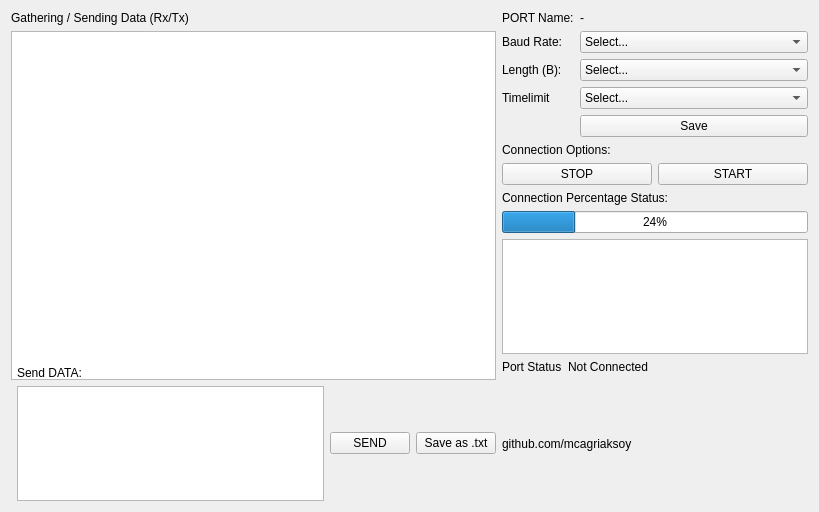
<?xml version="1.0" encoding="UTF-8"?>
<ui version="4.0">
 <class>serScreen</class>
 <widget class="QWidget" name="serScreen">
  <property name="geometry">
   <rect>
    <x>0</x>
    <y>0</y>
    <width>819</width>
    <height>512</height>
   </rect>
  </property>
  <property name="windowTitle">
   <string>Form</string>
  </property>
  <layout class="QGridLayout" name="gridLayout_2">
   <item row="0" column="0" rowspan="4" colspan="4">
    <layout class="QGridLayout" name="gridLayout">
     <item row="1" column="0">
      <widget class="QLabel" name="label_3">
       <property name="text">
        <string>Gathering / Sending Data (Rx/Tx)</string>
       </property>
      </widget>
     </item>
     <item row="2" column="0">
      <widget class="QTextEdit" name="textEdit_3"/>
     </item>
    </layout>
   </item>
   <item row="0" column="4">
    <layout class="QFormLayout" name="formLayout">
     <item row="0" column="0">
      <widget class="QLabel" name="label_2">
       <property name="text">
        <string>PORT Name:</string>
       </property>
      </widget>
     </item>
     <item row="1" column="0">
      <widget class="QLabel" name="label_6">
       <property name="text">
        <string>Baud Rate:</string>
       </property>
      </widget>
     </item>
     <item row="1" column="1">
      <widget class="QComboBox" name="comboBox_1">
       <item>
        <property name="text">
         <string>Select...</string>
        </property>
       </item>
       <item>
        <property name="text">
         <string>1200</string>
        </property>
       </item>
       <item>
        <property name="text">
         <string>2400</string>
        </property>
       </item>
       <item>
        <property name="text">
         <string>4800</string>
        </property>
       </item>
       <item>
        <property name="text">
         <string>9600</string>
        </property>
       </item>
       <item>
        <property name="text">
         <string>19200</string>
        </property>
       </item>
       <item>
        <property name="text">
         <string>38400</string>
        </property>
       </item>
       <item>
        <property name="text">
         <string>57600</string>
        </property>
       </item>
       <item>
        <property name="text">
         <string>115200</string>
        </property>
       </item>
      </widget>
     </item>
     <item row="2" column="0">
      <widget class="QLabel" name="label_7">
       <property name="text">
        <string>Length (B):</string>
       </property>
      </widget>
     </item>
     <item row="2" column="1">
      <widget class="QComboBox" name="comboBox_2">
       <item>
        <property name="text">
         <string>Select...</string>
        </property>
       </item>
       <item>
        <property name="text">
         <string>2</string>
        </property>
       </item>
       <item>
        <property name="text">
         <string>4</string>
        </property>
       </item>
       <item>
        <property name="text">
         <string>8</string>
        </property>
       </item>
       <item>
        <property name="text">
         <string>16</string>
        </property>
       </item>
       <item>
        <property name="text">
         <string>32</string>
        </property>
       </item>
       <item>
        <property name="text">
         <string>64</string>
        </property>
       </item>
      </widget>
     </item>
     <item row="0" column="1">
      <widget class="QLabel" name="label_11">
       <property name="text">
        <string>-</string>
       </property>
      </widget>
     </item>
     <item row="4" column="1">
      <widget class="QPushButton" name="pushButton_4">
       <property name="text">
        <string>Save</string>
       </property>
      </widget>
     </item>
     <item row="3" column="1">
      <widget class="QComboBox" name="comboBox">
       <item>
        <property name="text">
         <string>Select...</string>
        </property>
       </item>
       <item>
        <property name="text">
         <string>0</string>
        </property>
       </item>
       <item>
        <property name="text">
         <string>2</string>
        </property>
       </item>
       <item>
        <property name="text">
         <string>4</string>
        </property>
       </item>
       <item>
        <property name="text">
         <string>6</string>
        </property>
       </item>
       <item>
        <property name="text">
         <string>8</string>
        </property>
       </item>
       <item>
        <property name="text">
         <string>10</string>
        </property>
       </item>
       <item>
        <property name="text">
         <string>15</string>
        </property>
       </item>
       <item>
        <property name="text">
         <string>20</string>
        </property>
       </item>
      </widget>
     </item>
     <item row="3" column="0">
      <widget class="QLabel" name="label_12">
       <property name="text">
        <string>Timelimit</string>
       </property>
      </widget>
     </item>
    </layout>
   </item>
   <item row="1" column="4">
    <layout class="QVBoxLayout" name="verticalLayout">
     <item>
      <widget class="QLabel" name="label_10">
       <property name="text">
        <string>Connection Options:</string>
       </property>
      </widget>
     </item>
     <item>
      <layout class="QHBoxLayout" name="horizontalLayout_2">
       <item>
        <widget class="QPushButton" name="pushButton_2">
         <property name="text">
          <string>STOP</string>
         </property>
        </widget>
       </item>
       <item>
        <widget class="QPushButton" name="pushButton">
         <property name="text">
          <string>START</string>
         </property>
        </widget>
       </item>
      </layout>
     </item>
     <item>
      <widget class="QLabel" name="label_8">
       <property name="text">
        <string>Connection Percentage Status:</string>
       </property>
      </widget>
     </item>
     <item>
      <widget class="QProgressBar" name="progressBar">
       <property name="value">
        <number>24</number>
       </property>
      </widget>
     </item>
     <item>
      <widget class="QTextEdit" name="textEdit"/>
     </item>
    </layout>
   </item>
   <item row="2" column="4" rowspan="2">
    <layout class="QFormLayout" name="formLayout_2">
     <item row="0" column="0">
      <widget class="QLabel" name="label_4">
       <property name="text">
        <string>Port Status</string>
       </property>
      </widget>
     </item>
     <item row="0" column="1">
      <widget class="QLabel" name="label_5">
       <property name="styleSheet">
        <string notr="true"/>
       </property>
       <property name="text">
        <string>Not Connected</string>
       </property>
      </widget>
     </item>
    </layout>
   </item>
   <item row="3" column="1">
    <widget class="QLabel" name="label_9">
     <property name="text">
      <string>Send DATA:</string>
     </property>
    </widget>
   </item>
   <item row="4" column="1">
    <widget class="QTextEdit" name="textEdit_2"/>
   </item>
   <item row="4" column="2">
    <widget class="QPushButton" name="pushButton_3">
     <property name="text">
      <string>SEND</string>
     </property>
    </widget>
   </item>
   <item row="4" column="3">
    <widget class="QPushButton" name="pushButton_5">
     <property name="text">
      <string>Save as .txt</string>
     </property>
    </widget>
   </item>
   <item row="4" column="4">
    <widget class="QLabel" name="label">
     <property name="text">
      <string>github.com/mcagriaksoy</string>
     </property>
    </widget>
   </item>
  </layout>
 </widget>
 <resources/>
 <connections/>
</ui>
